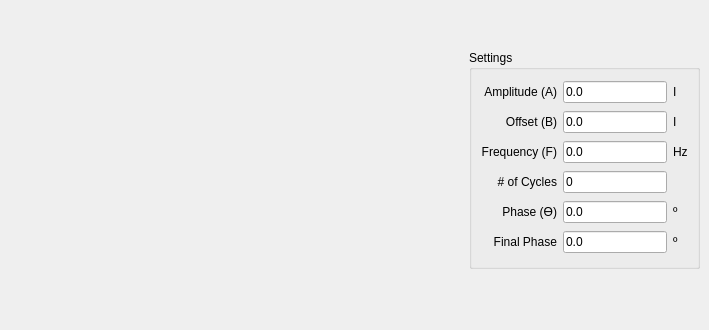
         <widget class="QWidget" name="tab_13">
          <attribute name="title">
           <string>Sinusoidal</string>
          </attribute>
          <widget class="QGroupBox" name="groupBox_17">
           <property name="geometry">
            <rect>
             <x>469</x>
             <y>50</y>
             <width>231</width>
             <height>219</height>
            </rect>
           </property>
           <property name="title">
            <string>Settings</string>
           </property>
           <layout class="QGridLayout" name="gridLayout_9">
            <item row="0" column="0">
             <widget class="QLabel" name="label_91">
              <property name="text">
               <string>Amplitude (A)</string>
              </property>
              <property name="alignment">
               <set>Qt::AlignRight|Qt::AlignTrailing|Qt::AlignVCenter</set>
              </property>
             </widget>
            </item>
            <item row="0" column="1">
             <widget class="QLineEdit" name="le_Sinusoidal_Amplitude">
              <property name="text">
               <string>0.0</string>
              </property>
             </widget>
            </item>
            <item row="0" column="2">
             <widget class="QLabel" name="label_94">
              <property name="text">
               <string>I</string>
              </property>
             </widget>
            </item>
            <item row="1" column="0">
             <widget class="QLabel" name="label_114">
              <property name="text">
               <string>Offset (B)</string>
              </property>
              <property name="alignment">
               <set>Qt::AlignRight|Qt::AlignTrailing|Qt::AlignVCenter</set>
              </property>
             </widget>
            </item>
            <item row="1" column="1">
             <widget class="QLineEdit" name="le_Sinusoidal_Offset">
              <property name="text">
               <string>0.0</string>
              </property>
             </widget>
            </item>
            <item row="1" column="2">
             <widget class="QLabel" name="label_113">
              <property name="text">
               <string>I</string>
              </property>
             </widget>
            </item>
            <item row="2" column="0">
             <widget class="QLabel" name="label_119">
              <property name="text">
               <string>Frequency (F)</string>
              </property>
              <property name="alignment">
               <set>Qt::AlignRight|Qt::AlignTrailing|Qt::AlignVCenter</set>
              </property>
             </widget>
            </item>
            <item row="2" column="1">
             <widget class="QLineEdit" name="le_Sinusoidal_Frequency">
              <property name="text">
               <string>0.0</string>
              </property>
             </widget>
            </item>
            <item row="2" column="2">
             <widget class="QLabel" name="label_116">
              <property name="text">
               <string>Hz</string>
              </property>
             </widget>
            </item>
            <item row="3" column="0">
             <widget class="QLabel" name="label_117">
              <property name="text">
               <string># of Cycles</string>
              </property>
              <property name="alignment">
               <set>Qt::AlignRight|Qt::AlignTrailing|Qt::AlignVCenter</set>
              </property>
             </widget>
            </item>
            <item row="3" column="1">
             <widget class="QLineEdit" name="le_Sinusoidal_n_cycles">
              <property name="text">
               <string>0</string>
              </property>
             </widget>
            </item>
            <item row="3" column="2">
             <widget class="QLabel" name="label_123">
              <property name="text">
               <string/>
              </property>
             </widget>
            </item>
            <item row="4" column="0">
             <widget class="QLabel" name="label_93">
              <property name="text">
               <string>Phase (ϴ)</string>
              </property>
              <property name="alignment">
               <set>Qt::AlignRight|Qt::AlignTrailing|Qt::AlignVCenter</set>
              </property>
             </widget>
            </item>
            <item row="4" column="1">
             <widget class="QLineEdit" name="le_Initial_Phase">
              <property name="text">
               <string>0.0</string>
              </property>
             </widget>
            </item>
            <item row="4" column="2">
             <widget class="QLabel" name="label_115">
              <property name="text">
               <string>º</string>
              </property>
             </widget>
            </item>
            <item row="5" column="0">
             <widget class="QLabel" name="label_121">
              <property name="text">
               <string>Final Phase</string>
              </property>
              <property name="alignment">
               <set>Qt::AlignRight|Qt::AlignTrailing|Qt::AlignVCenter</set>
              </property>
             </widget>
            </item>
            <item row="5" column="1">
             <widget class="QLineEdit" name="le_Final_Phase">
              <property name="text">
               <string>0.0</string>
              </property>
             </widget>
            </item>
            <item row="5" column="2">
             <widget class="QLabel" name="label_118">
              <property name="text">
               <string>º</string>
              </property>
             </widget>
            </item>
           </layout>
          </widget>
          <widget class="QLabel" name="label_61">
           <property name="geometry">
            <rect>
             <x>10</x>
             <y>10</y>
             <width>451</width>
             <height>311</height>
            </rect>
           </property>
           <property name="text">
            <string/>
           </property>
           <property name="pixmap">
            <pixmap resource="resource_file.qrc">:/Images/imagens/sinusoidal.png</pixmap>
           </property>
           <property name="scaledContents">
            <bool>true</bool>
           </property>
          </widget>
         </widget>
